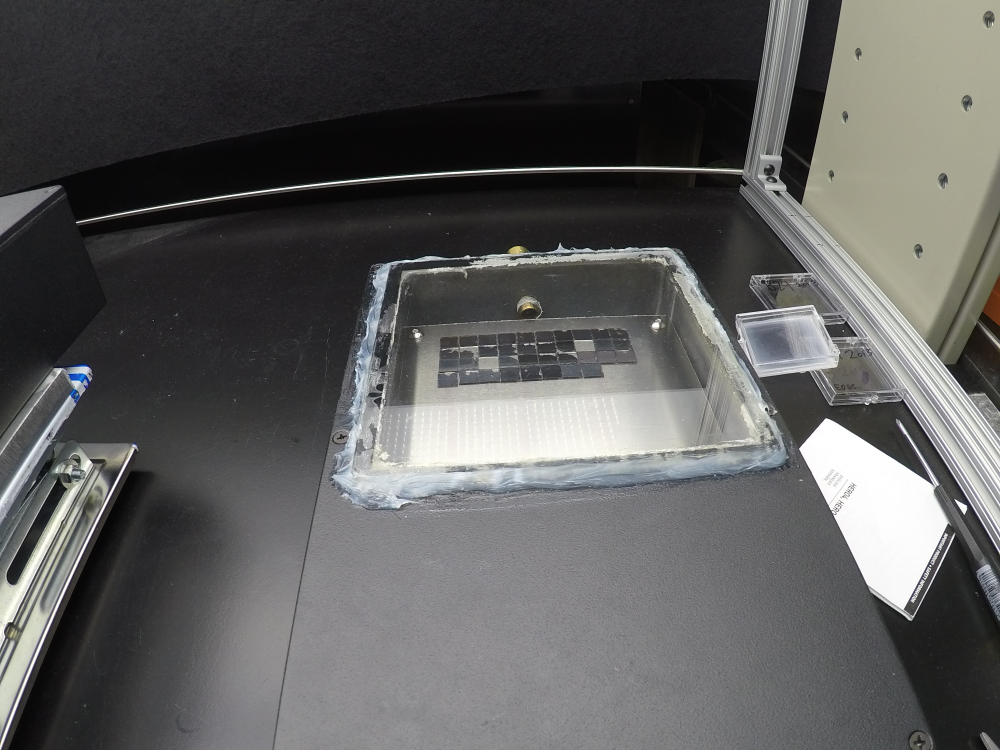
#> input picture gopro_images/103GOPRO/G0027967.JPG, 3000 x 2250 px (shown at 1/3 size)
$ python build_models.py
#> lines starting #> are read from the running program, lines starting #| are printed output that depends on the picture
### Colormetrics.py
import cv2
import numpy as np
import pandas as pd
import datetime
import matplotlib.pyplot as plt
import os
from PIL import Image
from PIL.ExifTags import TAGS
from collections import defaultdict
from py2neo import Node, Graph, Relationship


# [28 lines left out: functions rgb_to_cmyk, rgb_to_cmyk, not called in this run]


def rgb_to_cmyk(rgb):
    r, g, b = rgb[...,0], rgb[...,1], rgb[...,2]
    k = 1 - np.max(rgb, axis=-1)
    c = (1-r-k)/(1-k)
    m = (1-g-k)/(1-k)
    y = (1-b-k)/(1-k)
    return np.dstack([c, m, y, k])


# [21 lines left out: function calculate_K_mean, not called in this run]


def apply_perspective_transform(frame, M, cols, rows):
    return cv2.warpPerspective(frame, M, (cols, rows))


def get_image_creation_date(image_path):
#> called with image_path = 'gopro_images/103GOPRO/G0027967.JPG'
    try:
        with Image.open(image_path) as img:
#> img is the input picture: PIL image 3000x2250 RGB; mean R, G, B 92.3, 92.2, 91.5
            exif_data = img._getexif()
#> exif_data = 51 items
            if exif_data is not None:
                for tag, value in exif_data.items():
                    tag_name = TAGS.get(tag, tag)
                    if tag_name == 'DateTimeOriginal':
                        return value
#> this loop made 15 passes
#> (tag, tag_name) on passes 4, 5, 6, 10, 11, 12, 13, 14: (271, 'Make'), (272, 'Model'), (305, 'Software'), (282, 'XResolution'), (283, 'YResolution'), (36864, 'ExifVersion'), (37121, 'ComponentsConfiguration'), (37122, 'CompressedBitsPerPixel')
    except Exception as e:
        print(f"Error reading EXIF data for {image_path}: {e}")
    return None

def crop_image(img, crop_params):
    x0, x1 = crop_params[0]
    y0, y1 = crop_params[1]
    return img[x0:x1, y0:y1]

def create_video_matrix(folder_name, slice_dict, fids_0):

    # first_image = cv2.imread(fids_0[folder_name][0][0])
    # height, width, channels = first_image.shape

    # # Initialize the video matrix
    num_frames = len(fids_0[folder_name])
    video_matrix = None

    # Read each image, crop it, and populate the video matrix
    for i, info in enumerate(fids_0[folder_name]):

        image_path = info[0]
        frame = cv2.imread(image_path)


        if folder_name not in slice_dict:
            crop_params = slice_dict['113GOPRO']
        else:
            crop_params = slice_dict[folder_name]
        frame = crop_image(frame, crop_params)
        height, width, channels = frame.shape
        if video_matrix is None:
            video_matrix = np.zeros((num_frames, height, width, channels), dtype=np.uint8)

        video_matrix[i] = frame

    return video_matrix

def transform_vm(video_matrix):
    # Define the points in the original image (corners of the original image)
    transformed = np.zeros_like(video_matrix)
    rows, cols = video_matrix.shape[1:3]
    pts1 = np.float32([[cols//31, rows//8.75], [cols-cols//20, rows//35], [0, rows], [cols, rows-rows//4]])  # top left, top right, bottom left, bottom right
    #pts1 = np.float32([[20, 15], [cols-30, 5], [0, rows], [cols, rows-40]])
    # Define the magnitude of the transformation (e.g., 0.05 for a 5% stretch at the top)
    magnitude = 0.01

    # Define where those points will be in the transformed image (stretching the top)
    pts2 = np.float32([[0, -rows * magnitude], [cols - 1, -rows * magnitude], [0, rows - 1], [cols - 1, rows - 1]])

    # Compute the perspective transformation matrix
    M = cv2.getPerspectiveTransform(pts1, pts2)

    # If the transformed image looks good, uncomment the following lines to apply the transformation to the whole video_matrix
    for i in range(video_matrix.shape[0]):
        transformed[i, :, :, :] = apply_perspective_transform(video_matrix[i, :, :, :], M, cols, rows)

    return transformed

def process_pictures(image_file_path):
    creation_time = []
    image_folder_0 = image_file_path
    go_pro_folders = os.listdir(image_folder_0)[::-1]
    fids_0 = {}
    for folder in go_pro_folders:
        if folder not in fids_0:
            fids_0[folder] = []
        folder_path = os.path.join(image_folder_0, folder)
        images = os.listdir(folder_path)
        for image in images:
            if 'control' not in image and '_rgb' not in image and 'ipynb' not in image:
                image_path = os.path.join(folder_path, image)
                creation_time = get_image_creation_date(image_path)
#> creation_time = '2015:01:03 08:46:38'
                fids_0[folder].append((image_path, creation_time))
#> pass 2 of the loop in process_pictures, `for folder in go_pro_folders:`:
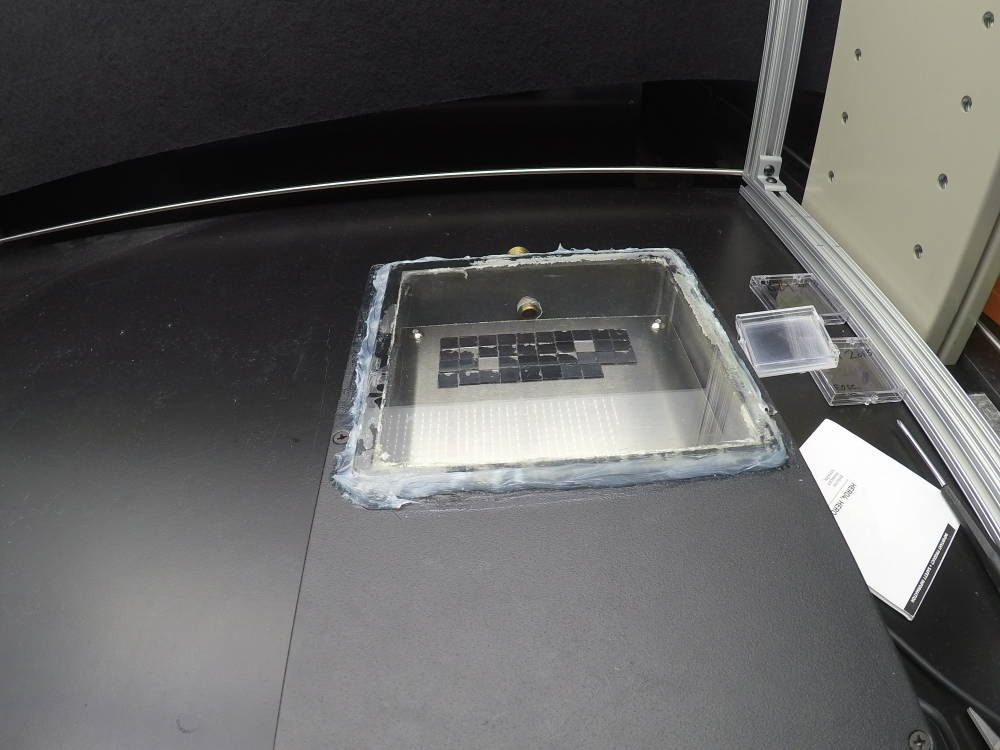
#> input picture gopro_images/102GOPRO/G0026968.JPG, 3000 x 2250 px (shown at 1/3 size)
#> in get_image_creation_date, img is the input picture: PIL image 3000x2250 RGB; mean R, G, B 94.7, 94.6, 93.9
#> the loop in get_image_creation_date, `for tag, value in exif_data.items():` made 15 passes
#> creation_time = '2015:01:02 16:07:37'
#> pass 3 of the loop in process_pictures, `for folder in go_pro_folders:`:
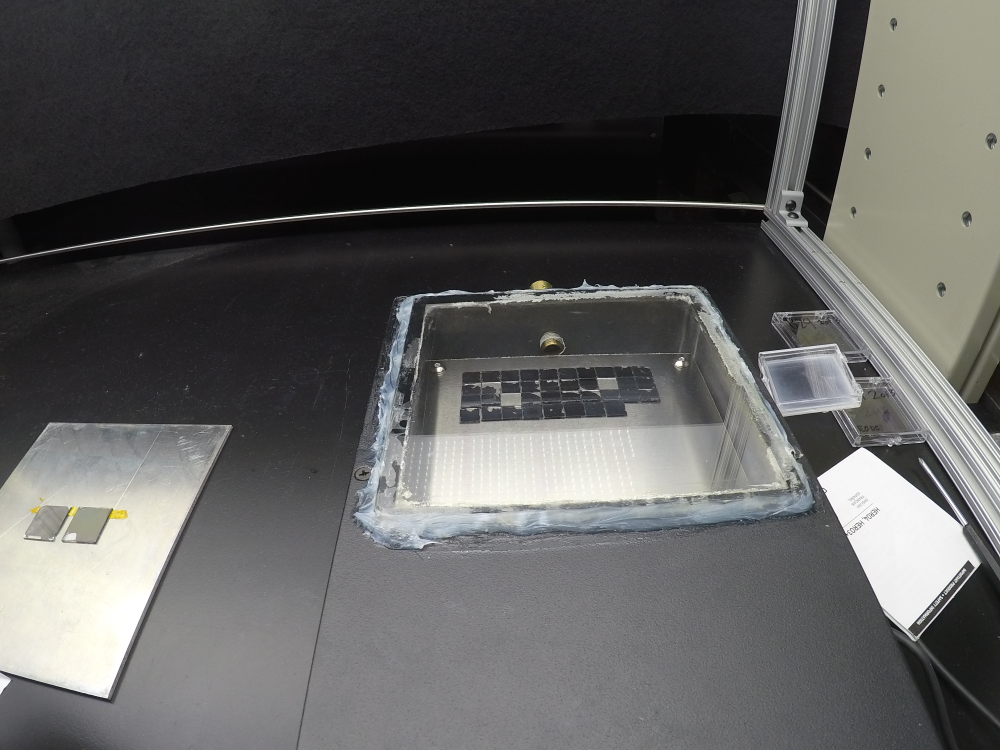
#> input picture gopro_images/101GOPRO/G0015969.JPG, 3000 x 2250 px (shown at 1/3 size)
#> in get_image_creation_date, img is the input picture: PIL image 3000x2250 RGB; mean R, G, B 92.6, 92.5, 91.5
#> the loop in get_image_creation_date, `for tag, value in exif_data.items():` made 15 passes
#> creation_time = '2015:01:01 17:29:23'
#> the loop made 4 passes; the first 3 are shown

    slice_dict = {}
    # Folder_name : ((x0,x1),(y0,y1))
    # try to get sizes to 175 x 620 pixels
    slice_dict['100GOPRO'] = ((1080,1255),(1390,2010))
    slice_dict['101GOPRO'] = ((1095,1280),(1365,1985))
    slice_dict['102GOPRO'] = ((980,1165),(1300,1920))
    slice_dict['103GOPRO'] = ((980,1165),(1300,1920))
    slice_dict['104GOPRO'] = ((980,1165),(1300,1920))
    slice_dict['105GOPRO'] = ((955,1140),(1280,1900))
    slice_dict['106GOPRO'] = ((955,1140),(1280,1900))
    slice_dict['107GOPRO'] = ((955,1140),(1280,1900))
    slice_dict['108GOPRO'] = ((955,1140),(1280,1900))
    slice_dict['109GOPRO'] = ((955,1140),(1280,1900))
    slice_dict['110GOPRO'] = ((955,1140),(1280,1900))
    slice_dict['111GOPRO'] = ((955,1140),(1280,1900))
    slice_dict['112GOPRO'] = ((955,1140),(1280,1900))
    slice_dict['113GOPRO'] = ((955,1140),(1280,1900))

    temp_matrix = create_video_matrix(go_pro_folders[0], slice_dict = slice_dict, fids_0=fids_0)
#> in create_video_matrix, `crop_params = slice_dict[folder_name]`: crop_params = ((980, 1165), (1300, 1920))
#> in crop_image, `x0, x1 = crop_params[0]`: x0 = 980; x1 = 1165
#> in crop_image, `y0, y1 = crop_params[1]`: y0 = 1300; y1 = 1920
#> in crop_image, `return img[x0:x1, y0:y1]`:
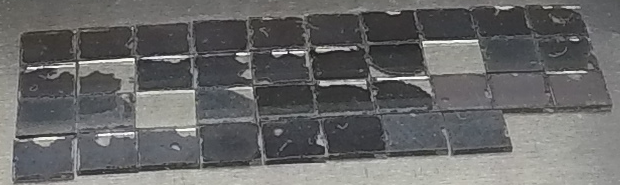
#> returned value: shape (185, 620, 3); mean of channels 0, 1, 2 104.1, 104.2, 104.2; drawn as B, G, R

    center_points_0 = np.full((4, 10), None, dtype=object)

    rows, cols = temp_matrix.shape[1:3]

    for i, y in enumerate(np.linspace(0+15,rows-rows//12,4)):
        for j, x in enumerate(np.linspace(0 + 30, cols-cols//21, 10)):
            center_points_0[i,j] = (int(x),int(y))

    sample_names_0 = np.arange(0,40).reshape(4,10)

    go_pro_folders = np.sort(np.array(go_pro_folders))

    window_size = 25
    samples_to_ignore = [17,22,38,39]
    used_sample_names = []
    for s in sample_names_0.flatten():
        if s not in samples_to_ignore:
            used_sample_names.append(s)

    c_data = pd.DataFrame(columns=used_sample_names)

    # Create a slice matrix to hold the slices
    slice_shape = (2 * window_size, 2 * window_size, temp_matrix.shape[3])
    slice_matrix = np.empty((*sample_names_0.shape, *slice_shape))

    K_means = defaultdict(list)

    K_means['Hour'] = []


    s_time = datetime.datetime.strptime(fids_0[go_pro_folders[0]][0][1], '%Y:%m:%d %H:%M:%S')

    # Extract the slices from the video_matrix using the center points
    for f in go_pro_folders:
        video_matrix = create_video_matrix(f, slice_dict, fids_0)
#> call 2 of create_video_matrix, with folder_name = '100GOPRO'
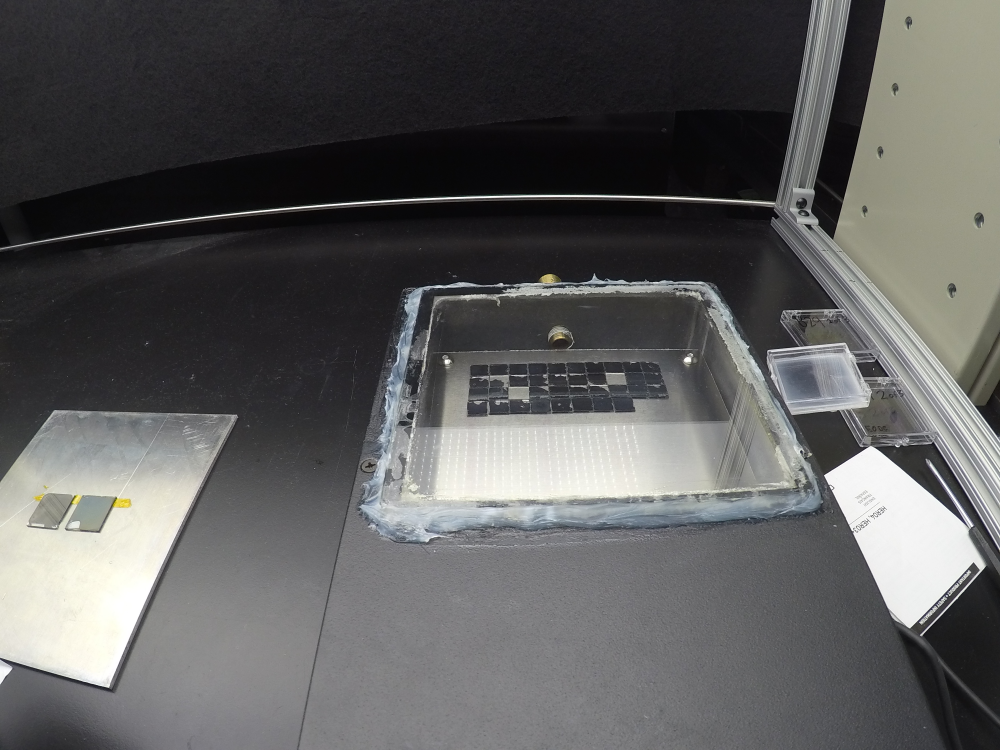
#> input picture gopro_images/100GOPRO/G0014970.JPG, 3000 x 2250 px (shown at 1/3 size)
#> in create_video_matrix, frame is the input picture: shape (2250, 3000, 3); mean B, G, R 92.1, 92.4, 92.5
#> in create_video_matrix (call 2), `crop_params = slice_dict[folder_name]`: crop_params = ((1080, 1255), (1390, 2010))
#> call 2 of crop_image, with crop_params = ((1080, 1255), (1390, 2010))
#> in crop_image (call 2), `x0, x1 = crop_params[0]`: x0 = 1080; x1 = 1255
#> in crop_image (call 2), `y0, y1 = crop_params[1]`: y0 = 1390; y1 = 2010
#> in crop_image (call 2), `return img[x0:x1, y0:y1]`:
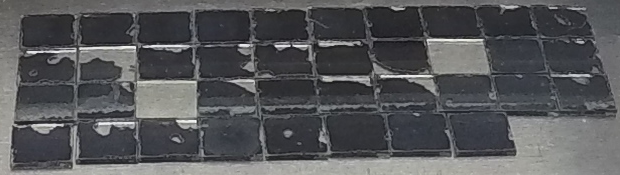
#> returned value: shape (175, 620, 3); mean of channels 0, 1, 2 88.4, 86, 85.1; drawn as B, G, R
        video_matrix = transform_vm(video_matrix)
        num_frames = video_matrix.shape[0]
        for p in range(num_frames):
            picture_time = datetime.datetime.strptime(fids_0[f][p][1], '%Y:%m:%d %H:%M:%S')
            K_means['Hour'].append(np.round(((picture_time-s_time).total_seconds() / 60**2),3))
            for i in range(sample_names_0.shape[0]):
                for j in range(sample_names_0.shape[1]):
                    if sample_names_0[i][j] in samples_to_ignore:
                        continue
                    x, y = center_points_0[i, j]

                    # Boundary checks
                    x_min = max(0, x - window_size)
                    x_max = min(video_matrix.shape[2], x + window_size)
                    y_min = max(0, y - window_size)
                    y_max = min(video_matrix.shape[1], y + window_size)

                    temp_slice = rgb_to_cmyk(video_matrix[p, y_min:y_max, x_min:x_max, :])/255
                    # print(temp_slice)
                    K_channel = temp_slice[:,:,3]
                    # Calculate the 2.5th and 97.5th percentiles (95% CI)
                    ci_low, ci_high = np.percentile(K_channel, [2.5, 97.5])

                    # Mask the values outside the CI
                    masked_K_channel = np.ma.masked_outside(K_channel, ci_low, ci_high)
                    # Calculate the mean of the values within the CI
                    K_mean = np.ma.mean(masked_K_channel)


                    # Padding in case the slice is smaller than the window
                    pad_x_min = window_size - (x - x_min)
                    pad_x_max = window_size + (x_max - x)
                    pad_y_min = window_size - (y - y_min)
                    pad_y_max = window_size + (y_max - y)


                    K_means[f'sample{sample_names_0[i][j]}'].append(1-K_mean)
#> this loop made 1 pass
#> pass 1, in rgb_to_cmyk, `r, g, b = rgb[...,0], rgb[...,1], rgb[...,2]`:
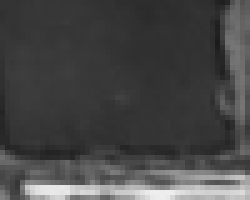
#> r: shape (40, 50) (shown 5 times larger); min 28, max 238, mean 70.7
#> pass 1, in rgb_to_cmyk, `k = 1 - np.max(rgb, axis=-1)`:
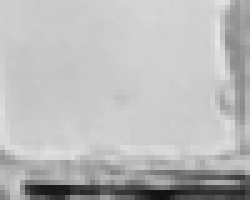
#> k: shape (40, 50) (shown 5 times larger); min 19, max 229, mean 186.3
#> after the loop:
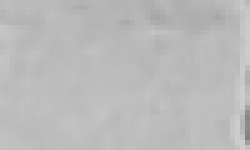
#> K_channel: shape (30, 50) float64 (shown 5 times larger); min 0.51, max 0.804, mean 0.731
#> pass 2 of the loop in process_pictures, `for f in go_pro_folders:`:
#> x0 = 1095; x1 = 1280
#> y0 = 1365; y1 = 1985
#> in crop_image (call 3), `return img[x0:x1, y0:y1]`:
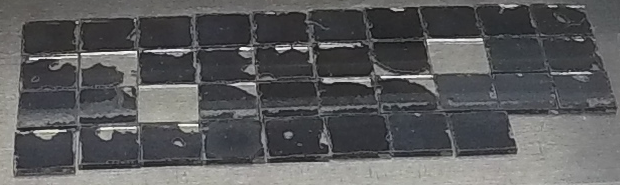
#> returned value: shape (185, 620, 3); mean of channels 0, 1, 2 92.5, 91.4, 91; drawn as B, G, R
#> after the loop in process_pictures, `for p in range(num_frames):`:
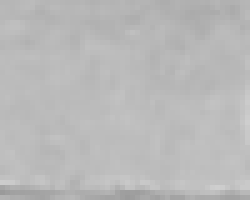
#> K_channel: shape (40, 50) float64 (shown 5 times larger); min 0.604, max 0.808, mean 0.726
#> pass 3 of the loop in process_pictures, `for f in go_pro_folders:`:
#> in create_video_matrix (call 4), `frame = cv2.imread(image_path)`:
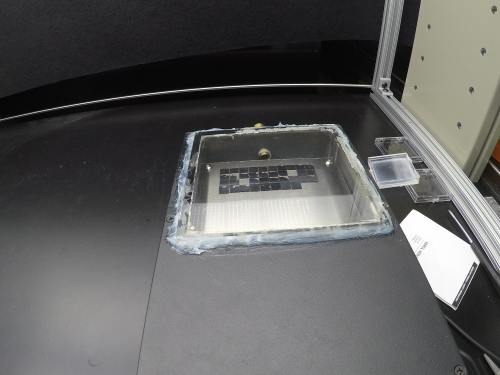
#> frame: shape (2250, 3000, 3) (shown at 1/6 size); mean B, G, R 93.9, 94.6, 94.7
#> crop_params = ((980, 1165), (1300, 1920))
#> after the loop in process_pictures, `for p in range(num_frames):`:
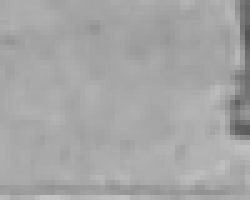
#> K_channel: shape (40, 50) float64 (shown 5 times larger); min 0.333, max 0.769, mean 0.65
#> the loop made 4 passes; the first 3 are shown
                    # slice_matrix[i, j, pad_y_min:pad_y_max, pad_x_min:pad_x_max, :] = temp_slice
    return pd.DataFrame(K_means)

def generate_csv(fp, b_id):
    df = process_pictures(fp)
    df.to_csv(f'{b_id}_cmet.csv')


# [33 lines left out: functions add_color_data, generate_color_data, not called in this run]

### build_models.py
#List of Imports
import pandas as pd
import json
from sklearn.model_selection import train_test_split
from sklearn.ensemble import RandomForestRegressor, GradientBoostingRegressor
from sklearn.linear_model import LinearRegression, Ridge, Lasso, ElasticNet, HuberRegressor
from sklearn.svm import SVR
from sklearn.neighbors import KNeighborsRegressor
from sklearn.tree import DecisionTreeRegressor
from sklearn.metrics import mean_squared_error
from sklearn.preprocessing import StandardScaler, OneHotEncoder
from sklearn.compose import ColumnTransformer
from sklearn.pipeline import Pipeline
from Colormetrics import process_pictures
from sklearn.multioutput import MultiOutputRegressor
import numpy as np
import matplotlib.pyplot as plt
pd.options.mode.chained_assignment = None

def mse_2d(true, pred):
    true = np.array(true)
    pred = np.array(pred)
    return ((true-pred)**2).mean()

c_metrics = process_pictures('gopro_images')
#> c_metrics = table of 4 rows and 37 columns

#Reading in features from the PASCAL data
f = pd.read_json('maestro_sample_log.json')
#> (reads maestro_sample_log.json from the repository)
df = f.transpose()
def extract_details(row):
    return row['worklist'][1]['details']['drops']
def flatten_dict(d, parent_key='', sep='_'):
#> called with parent_key = '', sep = '_'
    items = []
    for k, v in d.items():
        new_key = f"{parent_key}{sep}{k}" if parent_key else k
        if isinstance(v, dict):
            items.extend(flatten_dict(v, new_key, sep=sep).items())
        else:
            items.append((new_key, v))
    return dict(items)
df = df.apply(extract_details,axis=1)
flattened_series = df.apply(lambda x: flatten_dict(x[0]))

# Sort the DataFrame index numerically
df_sorted = flattened_series.reindex(sorted(flattened_series.index, key=lambda x: int(x[6:])))

# Flatten the dictionary of composition data into their own columns
flattened_df = pd.DataFrame(df_sorted.tolist(), index=df_sorted.index)

#Drop specific samples based on colormetrics file
samples_to_ignore = ['sample17','sample22','sample38','sample39','sample40','sample44','sample41','sample42','sample43']
samples_to_keep = ~flattened_df.index.isin(samples_to_ignore)
cleaned = flattened_df[samples_to_keep]

new_col = [c_metrics.loc[:,i].values for i in cleaned.index]
#> new_col = 36 items, first 6: [0.257, 0.21, 0.294, 0.304], [0.269, 0.222, 0.304, 0.312], [0.259, 0.232, 0.303, 0.309], [0.228, 0.218, 0.275, 0.282], [0.231, 0.219, 0.267, 0.275], [0.208, 0.204, 0.23, 0.237]
cleaned['colormetrics'] = new_col

# Defining features(X) and target variable(y)
X = cleaned[['solution_solutes', 'solution_molarity', 'solution_well_well','solution_well_labware']]
y = cleaned['colormetrics'].values

# Split into train and test data
X_train, X_test, y_train, y_test = train_test_split(X, y, test_size=0.2, random_state=42)
y_train = [list(i) for i in y_train]
y_test = [list(i) for i in y_test]


# Preprocessing the data based on data type
preprocessor = ColumnTransformer(
    transformers=[
        ('solutes', OneHotEncoder(), ['solution_solutes', 'solution_well_well','solution_well_labware']),
        ('numerical', StandardScaler(), ['solution_molarity'])
    ],
)
#list of types of regressors to try
regressors = {
    'Linear Regression': LinearRegression(),
    'Ridge Regression': Ridge(),
    'Lasso Regression': Lasso(),
    'ElasticNet': ElasticNet(),
    'Huber Regressor': HuberRegressor(max_iter=200),
    'Decision Tree Regressor': DecisionTreeRegressor(),
    'Random Forest Regressor': RandomForestRegressor(),
    'Gradient Boosting Regressor': GradientBoostingRegressor(),
    'SVR': SVR(),
    'K-Nearest Neighbors Regressor': KNeighborsRegressor(),
}

best_model = None
best_mse = np.inf

test_errors = []

for name, regressor in regressors.items():
    model = Pipeline([
        ('preprocessor', preprocessor),
        ('regressor', MultiOutputRegressor(regressor))
    ])

    # Train the model
    model.fit(X_train, y_train)

    # Make predictions on the test set
    y_pred = model.predict(X_test)

    # Evaluate the model
    mse = mse_2d(y_test, y_pred)
    print(f"{name} - MSE on the test set: {mse}")

    test_errors.append(mse)

    if mse < best_mse:
        best_model = model
        best_mse = mse


temp_df = pd.DataFrame()
temp_df['regressor'] = regressors.keys()
temp_df['test_error'] = test_errors
temp_df = temp_df.sort_values('test_error', ascending = False)
plt.barh(temp_df['regressor'], temp_df['test_error'], log = True)
plt.title('Test Error of Each Regressor (Lower is Better)')
plt.xlabel('Mean Squared Error')
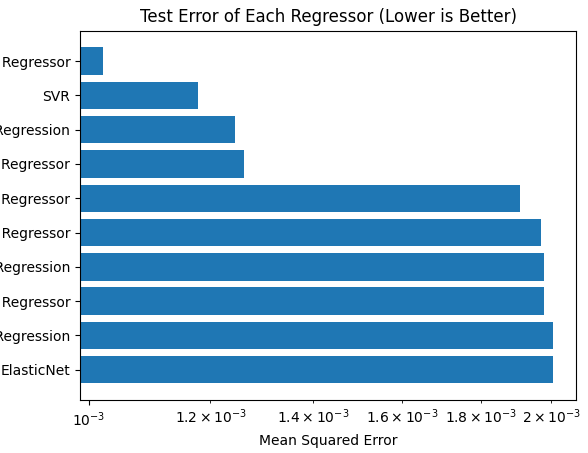
#> figure drawn by matplotlib, 1 panel
